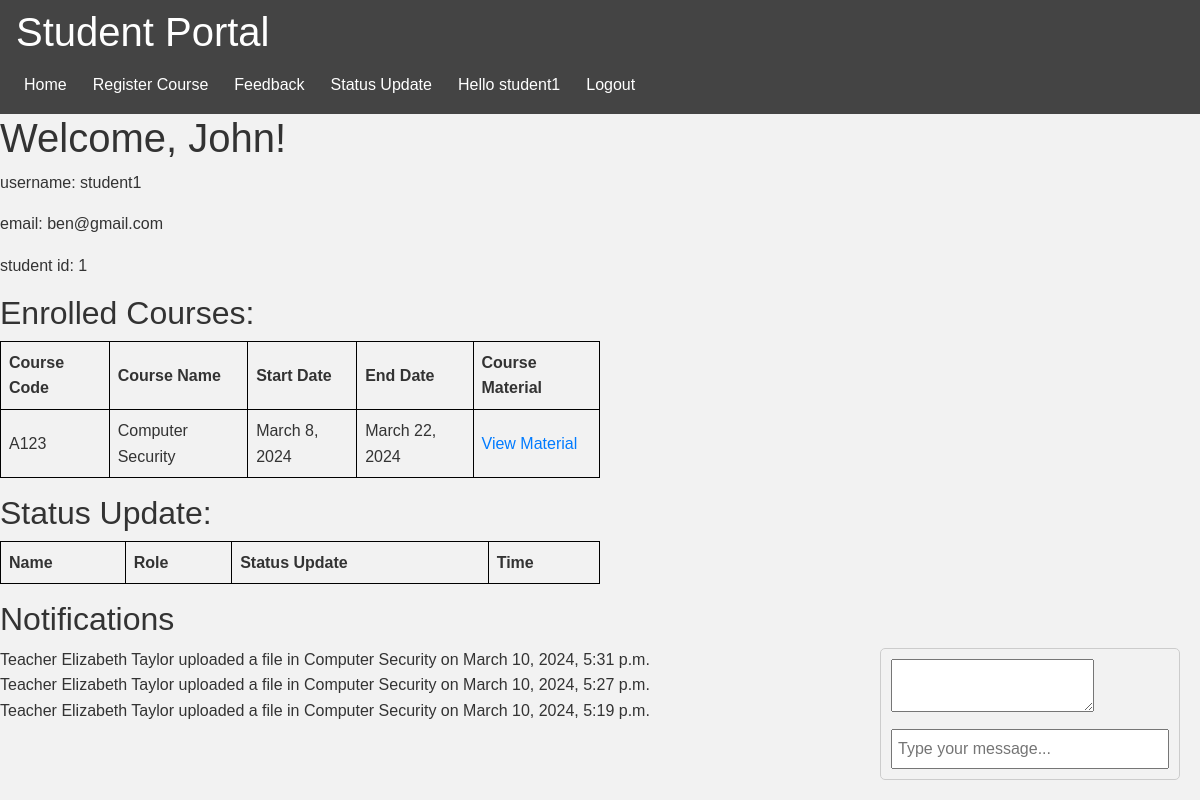
The app's page /home/ (signed in) with its own data.
### finalprojapp/models.py (models this page shows, shortened)
class AppUser(models.Model):
    user = models.OneToOneField(User, on_delete=models.CASCADE)
    USERTYPES = (
        ('student', 'Student'),
        ('teacher', 'Teacher'),
    )
    usertype = models.CharField(max_length=10, choices=USERTYPES)
    studentid = models.ForeignKey(Student, on_delete=models.CASCADE, null=True, blank=True)
    teacherid = models.ForeignKey(Teacher, on_delete=models.CASCADE, null=True, blank=True)

class CourseEnrollment(models.Model):
    studentid = models.ForeignKey(Student, on_delete=models.CASCADE)
    courseid = models.ForeignKey(Course, on_delete=models.CASCADE)

class Course(models.Model):
    courseid = models.AutoField(primary_key=True)
    coursecode = models.CharField(max_length=4)
    coursename = models.CharField(max_length=100)
    coursestartdate = models.DateField()
    courseenddate = models.DateField()
    teacherid = models.ForeignKey(Teacher, on_delete=models.CASCADE, null=True, blank=True)
    def __str__(self):
        return self.coursename

class StudentNotification(models.Model):
    teacherid = models.ForeignKey(User, on_delete=models.CASCADE)
    courseid = models.ForeignKey(Course, on_delete=models.CASCADE)
    timestamp = models.DateTimeField(auto_now_add=True)

### finalprojapp/views.py (the view)
# urls.py: path('home/', views.home_view, name ='home'),
def home_view(request):
    user_profile = AppUser.objects.get(user=request.user)
    teacher_id = None
    student_id = None
    courses = None
    enrollments = None
    notifications = None
    studnotifications = None
    if user_profile.usertype == 'student':
        if user_profile.studentid:
            student_id = user_profile.studentid.pk
            enrollments = CourseEnrollment.objects.filter(studentid=user_profile.studentid)
            studnotifications = StudentNotification.objects.order_by('-timestamp')[:10]
    elif user_profile.usertype == 'teacher':
        if user_profile.teacherid:
            teacher_id = user_profile.teacherid.pk
            courses = Course.objects.filter(teacherid=user_profile.teacherid)
            notifications = Notification.objects.order_by('-timestamp')[:10]
    statusupdates= StatusUpdate.objects.all()
    return render(request, 'home.html', {'user_profile': user_profile, 'teacher_id': teacher_id, 'student_id': student_id,'courses': courses, 'enrollments': enrollments, 'statusupdates': statusupdates, 'notifications': notifications, 'studnotifications': studnotifications})

### finalprojapp/templates/home.html (shortened to what this page needs)
{% include "./header.html" %}
{% include "./title.html" %}
{% load bootstrap4 %}
{% block content %}
<h1>Welcome, {{ user_profile.user.first_name }}!</h1>
<p>username: {{ user_profile.user.username }}</p>
<p>email: {{ user_profile.user.email }}</p>
{% if user_profile.usertype == 'teacher' %}
<p>Teacher id: {{ teacher_id }}</p>
{%elif user_profile.usertype == 'student' %}
<p>student id: {{ student_id }}</p>
{%endif%}
{% if user_profile.usertype == 'student' %}
    <h2>Enrolled Courses:</h2>
    <table>
        <thead>
            <tr>
                <th>Course Code</th>
                <th>Course Name</th>
                <th>Start Date</th>
                <th>End Date</th>
                <th>Course Material</th>
            </tr>
        </thead>
        <tbody>
            {% for enrollment in enrollments %}
                <tr>
                    <td>{{ enrollment.courseid.coursecode }}</td>
                    <td>{{ enrollment.courseid.coursename }}</td>
                    <td>{{ enrollment.courseid.coursestartdate }}</td>
                    <td>{{ enrollment.courseid.courseenddate }}</td>
                    <td><a href="{% url 'course_material' enrollment.courseid.pk %}">View Material</a></td>
                </tr>
            {% endfor %}
        </tbody>
    </table>
{% endif %}
<h2>Status Update:</h2>
<table border>
    <thead>
        <tr>
            <th>Name</th>
            <th>Role</th>
            <th>Status Update</th>
            <th>Time</th>
        </tr>
    </thead>
</table>
<div>
    {% if user_profile.usertype == 'teacher' %}
    <h2>Notifications</h2>
    <ul>
        {% for notification in notifications %}
            <li>Student {{ notification.studentid.first_name }} {{ notification.studentid.last_name }} enrolled in {{ notification.courseid }} on {{ notification.timestamp }}</li>
        {% endfor %}
    </ul>
</div>
{% elif user_profile.usertype == 'student' %}
<div>
    <h2>Notifications</h2>
    <ul>
        {% for notification in studnotifications %}
            <li>Teacher {{ notification.teacherid.first_name }} {{ notification.teacherid.last_name }} uploaded a file in {{ notification.courseid }} on {{ notification.timestamp }}</li>
        {% endfor %}
    </ul>
</div>
{%endif%}
{% endblock %}
<div id="chat-container">
    <div id="chat-messages">
        <textarea id="chat-textarea"></textarea>
    </div>
    <input type="text" id="chat-input" placeholder="Type your message...">
</div>

### finalprojapp/templates/header.html (shortened to what this page needs)
{% load bootstrap4 %}
<!DOCTYPE html>
<html lang="en">
<head>
    {% bootstrap_css %}
    <link rel="stylesheet" type="text/css" href="../static/css/style.css">
</head>
<body>

### finalprojapp/templates/title.html (shortened to what this page needs)
<nav class="navbar navbar-expand-md sticky-top flex-column">
    <div class="w-100 d-flex">
        <div class="navbar-header" id="header">
            {% if user.is_authenticated %}
            {% if user.appuser.usertype == 'student' %}
            <h1 id="application_title">Student Portal</h1>
            {% endif %}
            {% endif %}
        </div>
    </div>
    <div class="w-100 d-flex">
        <ul class="navbar-nav mr-auto" id="navigation">
            {% if user.is_authenticated %}
                {% if user.appuser.usertype == 'teacher' %}
                    <li class="nav-item active">
                        <a class="nav-link" href="/home">Home <span class="sr-only">(current)</span></a>
                    </li>
                    <li class="nav-item active">
                        <a class="nav-link" href="/createcourse">Add Course</a>
                    </li>
                    <li class="nav-item active">
                        <a class="nav-link" href="/managestudents">Manage Students</a>
                    </li>
                    <li class="nav-item active">
                        <a class="nav-link" href="/upload">Upload Course Material</a>
                    </li>
                {% elif user.appuser.usertype == 'student' %}
                    <li class="nav-item active">
                        <a class="nav-link" href="/home">Home <span class="sr-only">(current)</span></a>
                    </li>
                    <li class="nav-item active">
                        <a class="nav-link" href="/enrollcourse">Register Course</a>
                    </li>
                    <li class="nav-item active">
                        <a class="nav-link" href="/feedback">Feedback <span class="sr-only">(current)</span></a>
                    </li>
                    <li class="nav-item active">
                        <a class="nav-link" href="/statusupdate">Status Update <span class="sr-only">(current)</span></a>
                    </li>
                {% endif %}
                <li class="nav-item active">
                    <a class="nav-link"> Hello {{ user.username }} <span class="sr-only">(current)</span></a>
                </li>
                <li class="nav-item active">
                    <a class="nav-link" href="../logout/"> Logout<span class="sr-only">(current)</span></a>
                </li>
            {% endif %}
        </ul>
    </div>
</nav>

### finalprojapp/static/css/style.css (style rules this page uses)
* { margin: 0; padding: 0; box-sizing: border-box; }
body { font-family: Arial, sans-serif; background-color: #f2f2f2; color: #333; line-height: 1.6; }
nav { background-color: #444; color: #fff; padding: 10px; }
nav ul { list-style-type: none; padding: 0; }
nav ul li { display: inline; margin-right: 10px; }
nav ul li a { color: #fff; text-decoration: none; }

### finalprojapp/templates/home.html (style rules this page uses)
table { width: 50%; border-collapse: collapse; padding-right: 20px; }
th, td { border: 1px solid black; padding: 8px; }
th { background-color: #f2f2f2; }
#chat-container { position: fixed; bottom: 20px; right: 20px; background-color: #f2f2f2; border: 1px solid #ccc; border-radius: 5px; padding: 10px; width: 300px; }
#chat-messages { max-height: 200px; overflow-y: scroll; }
#chat-input { width: 100%; margin-top: 10px; padding: 5px; }

### records on screen
AppUser: user.first_name "John", user.username "student1", user.email "ben@gmail.com"
CourseEnrollment: courseid.coursecode "A123", courseid.coursename "Computer Security", courseid.coursestartdate "March 8, 2024", courseid.courseenddate "March 22, 2024"
StudentNotification: teacherid.first_name "Elizabeth", teacherid.last_name "Taylor", courseid "Computer Security", timestamp "March 10, 2024, 5:31 p.m."
StudentNotification: teacherid.first_name "Elizabeth", teacherid.last_name "Taylor", courseid "Computer Security", timestamp "March 10, 2024, 5:27 p.m."
StudentNotification: teacherid.first_name "Elizabeth", teacherid.last_name "Taylor", courseid "Computer Security", timestamp "March 10, 2024, 5:19 p.m."

### other values on screen
{{ user.username }} "student1"
{{ student_id }} "1"
